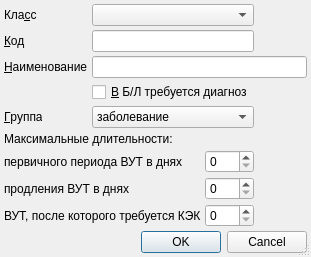
<?xml version="1.0" encoding="UTF-8"?>
<ui version="4.0">
 <class>ItemEditorDialog</class>
 <widget class="QDialog" name="ItemEditorDialog">
  <property name="geometry">
   <rect>
    <x>0</x>
    <y>0</y>
    <width>287</width>
    <height>250</height>
   </rect>
  </property>
  <property name="windowTitle">
   <string>ChangeMe!</string>
  </property>
  <property name="sizeGripEnabled">
   <bool>true</bool>
  </property>
  <layout class="QGridLayout" name="gridLayout">
   <property name="margin">
    <number>4</number>
   </property>
   <property name="spacing">
    <number>4</number>
   </property>
   <item row="0" column="0">
    <widget class="QLabel" name="lblType">
     <property name="sizePolicy">
      <sizepolicy hsizetype="Maximum" vsizetype="Preferred">
       <horstretch>0</horstretch>
       <verstretch>0</verstretch>
      </sizepolicy>
     </property>
     <property name="text">
      <string>Кла&amp;cc</string>
     </property>
     <property name="buddy">
      <cstring>cmbType</cstring>
     </property>
    </widget>
   </item>
   <item row="0" column="1" colspan="3">
    <widget class="QComboBox" name="cmbType"/>
   </item>
   <item row="0" column="4">
    <spacer name="horizontalSpacer_3">
     <property name="orientation">
      <enum>Qt::Horizontal</enum>
     </property>
     <property name="sizeHint" stdset="0">
      <size>
       <width>40</width>
       <height>20</height>
      </size>
     </property>
    </spacer>
   </item>
   <item row="1" column="0">
    <widget class="QLabel" name="lblCode">
     <property name="sizePolicy">
      <sizepolicy hsizetype="Maximum" vsizetype="Preferred">
       <horstretch>0</horstretch>
       <verstretch>0</verstretch>
      </sizepolicy>
     </property>
     <property name="text">
      <string>&amp;Код</string>
     </property>
     <property name="buddy">
      <cstring>edtCode</cstring>
     </property>
    </widget>
   </item>
   <item row="1" column="1" colspan="3">
    <widget class="QLineEdit" name="edtCode"/>
   </item>
   <item row="1" column="4">
    <spacer name="horizontalSpacer_2">
     <property name="orientation">
      <enum>Qt::Horizontal</enum>
     </property>
     <property name="sizeHint" stdset="0">
      <size>
       <width>40</width>
       <height>20</height>
      </size>
     </property>
    </spacer>
   </item>
   <item row="2" column="0">
    <widget class="QLabel" name="lblName">
     <property name="sizePolicy">
      <sizepolicy hsizetype="Maximum" vsizetype="Preferred">
       <horstretch>0</horstretch>
       <verstretch>0</verstretch>
      </sizepolicy>
     </property>
     <property name="text">
      <string>&amp;Наименование</string>
     </property>
     <property name="buddy">
      <cstring>edtName</cstring>
     </property>
    </widget>
   </item>
   <item row="2" column="1" colspan="4">
    <widget class="QLineEdit" name="edtName"/>
   </item>
   <item row="3" column="1" colspan="4">
    <widget class="QCheckBox" name="checkBox">
     <property name="text">
      <string>&amp;В Б/Л требуется диагноз</string>
     </property>
    </widget>
   </item>
   <item row="4" column="0">
    <widget class="QLabel" name="lblFinance">
     <property name="sizePolicy">
      <sizepolicy hsizetype="Maximum" vsizetype="Preferred">
       <horstretch>0</horstretch>
       <verstretch>0</verstretch>
      </sizepolicy>
     </property>
     <property name="text">
      <string>&amp;Группа</string>
     </property>
     <property name="buddy">
      <cstring>cmbGrouping</cstring>
     </property>
    </widget>
   </item>
   <item row="4" column="1" colspan="3">
    <widget class="QComboBox" name="cmbGrouping">
     <item>
      <property name="text">
       <string>заболевание</string>
      </property>
     </item>
     <item>
      <property name="text">
       <string>уход</string>
      </property>
     </item>
     <item>
      <property name="text">
       <string>беременность и роды</string>
      </property>
     </item>
    </widget>
   </item>
   <item row="4" column="4">
    <spacer name="horizontalSpacer">
     <property name="orientation">
      <enum>Qt::Horizontal</enum>
     </property>
     <property name="sizeHint" stdset="0">
      <size>
       <width>40</width>
       <height>20</height>
      </size>
     </property>
    </spacer>
   </item>
   <item row="5" column="0" colspan="5">
    <widget class="QLabel" name="lblMaxAge">
     <property name="sizePolicy">
      <sizepolicy hsizetype="Maximum" vsizetype="Preferred">
       <horstretch>0</horstretch>
       <verstretch>0</verstretch>
      </sizepolicy>
     </property>
     <property name="text">
      <string>Максимальные длительности:</string>
     </property>
    </widget>
   </item>
   <item row="6" column="0" colspan="3">
    <widget class="QLabel" name="lblPrimary">
     <property name="sizePolicy">
      <sizepolicy hsizetype="Maximum" vsizetype="Preferred">
       <horstretch>0</horstretch>
       <verstretch>0</verstretch>
      </sizepolicy>
     </property>
     <property name="text">
      <string>первичного периода ВУТ в днях</string>
     </property>
    </widget>
   </item>
   <item row="6" column="3">
    <widget class="QSpinBox" name="spinPrimary"/>
   </item>
   <item row="6" column="4">
    <spacer name="horizontalSpacer_4">
     <property name="orientation">
      <enum>Qt::Horizontal</enum>
     </property>
     <property name="sizeHint" stdset="0">
      <size>
       <width>36</width>
       <height>17</height>
      </size>
     </property>
    </spacer>
   </item>
   <item row="7" column="0" colspan="2">
    <widget class="QLabel" name="lblProlongate">
     <property name="sizePolicy">
      <sizepolicy hsizetype="Maximum" vsizetype="Preferred">
       <horstretch>0</horstretch>
       <verstretch>0</verstretch>
      </sizepolicy>
     </property>
     <property name="text">
      <string>продления ВУТ в днях</string>
     </property>
    </widget>
   </item>
   <item row="7" column="3">
    <widget class="QSpinBox" name="spinProlongate"/>
   </item>
   <item row="7" column="4">
    <spacer name="horizontalSpacer_5">
     <property name="orientation">
      <enum>Qt::Horizontal</enum>
     </property>
     <property name="sizeHint" stdset="0">
      <size>
       <width>36</width>
       <height>17</height>
      </size>
     </property>
    </spacer>
   </item>
   <item row="8" column="0" colspan="3">
    <widget class="QLabel" name="lblRestriction">
     <property name="sizePolicy">
      <sizepolicy hsizetype="Maximum" vsizetype="Preferred">
       <horstretch>0</horstretch>
       <verstretch>0</verstretch>
      </sizepolicy>
     </property>
     <property name="text">
      <string>ВУТ, после которого требуется КЭК</string>
     </property>
    </widget>
   </item>
   <item row="8" column="3">
    <widget class="QSpinBox" name="spinRestriction"/>
   </item>
   <item row="8" column="4">
    <spacer name="horizontalSpacer_6">
     <property name="orientation">
      <enum>Qt::Horizontal</enum>
     </property>
     <property name="sizeHint" stdset="0">
      <size>
       <width>36</width>
       <height>17</height>
      </size>
     </property>
    </spacer>
   </item>
   <item row="9" column="2" colspan="2">
    <spacer>
     <property name="orientation">
      <enum>Qt::Vertical</enum>
     </property>
     <property name="sizeHint" stdset="0">
      <size>
       <width>103</width>
       <height>21</height>
      </size>
     </property>
    </spacer>
   </item>
   <item row="10" column="0" colspan="5">
    <widget class="QDialogButtonBox" name="buttonBox">
     <property name="orientation">
      <enum>Qt::Horizontal</enum>
     </property>
     <property name="standardButtons">
      <set>QDialogButtonBox::Cancel|QDialogButtonBox::Ok</set>
     </property>
    </widget>
   </item>
  </layout>
 </widget>
 <tabstops>
  <tabstop>cmbType</tabstop>
  <tabstop>edtCode</tabstop>
  <tabstop>edtName</tabstop>
  <tabstop>checkBox</tabstop>
  <tabstop>cmbGrouping</tabstop>
  <tabstop>spinPrimary</tabstop>
  <tabstop>spinProlongate</tabstop>
  <tabstop>spinRestriction</tabstop>
  <tabstop>buttonBox</tabstop>
 </tabstops>
 <resources/>
 <connections>
  <connection>
   <sender>buttonBox</sender>
   <signal>accepted()</signal>
   <receiver>ItemEditorDialog</receiver>
   <slot>accept()</slot>
   <hints>
    <hint type="sourcelabel">
     <x>492</x>
     <y>292</y>
    </hint>
    <hint type="destinationlabel">
     <x>123</x>
     <y>250</y>
    </hint>
   </hints>
  </connection>
  <connection>
   <sender>buttonBox</sender>
   <signal>rejected()</signal>
   <receiver>ItemEditorDialog</receiver>
   <slot>reject()</slot>
   <hints>
    <hint type="sourcelabel">
     <x>493</x>
     <y>292</y>
    </hint>
    <hint type="destinationlabel">
     <x>207</x>
     <y>255</y>
    </hint>
   </hints>
  </connection>
 </connections>
</ui>
